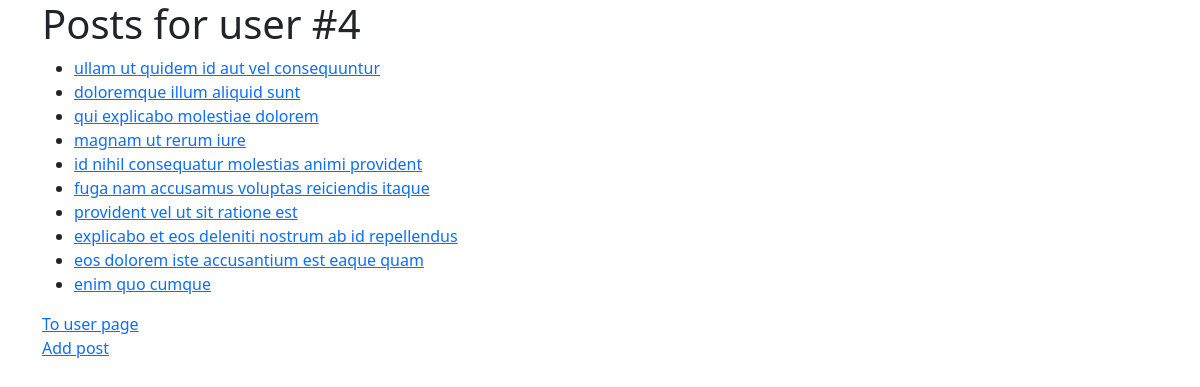
Page /posts/user/4/ on the committed database.
### models/post.py (models this page shows)
class Post(Base, db.Model):
    user_id = Column(Integer, ForeignKey("users.id", ondelete="CASCADE"), nullable=False, unique=False, index=True,)
    title = Column(String(200), nullable=False, default="", server_default="",)
    body = Column(Text, nullable=False, default="", server_default="",)
    user = relationship("User", back_populates="posts")

### views/posts.py (the view)
@posts_app.get("/user/<int:user_id>/", endpoint="user_post_list")
def get_user_post_list(user_id: int):
    posts: list[Post] = Post.query.filter_by(user_id=user_id)
    return render_template("posts/list.html", posts=posts, user_id=user_id)

### templates/posts/list.html (shortened to what this page needs)
{% extends 'base.html' %}
{% block body %}
  {% if user_id %}
    <h1>Posts for user #{{ user_id }}</h1>
  {% else %}
    <h1>Posts:</h1>
  {% endif %}
  {% if posts %}
    <ul>
      {% for post in posts %}
        <li><a
          href="{{ url_for('posts_app.post_details', post_id=post.id) }}"
        >{{ post.title }}</a></li>
      {% endfor %}
    </ul>
  {% else %}
    <h3>No posts yet.</h3>
  {% endif %}
  {% if user_id %}
  <div>
    <a href="{{ url_for('users_app.user_details', user_id=user_id) }}">To user page</a>
  </div>
  <div>
    <a href="{{ url_for('posts_app.add', user_id=user_id) }}">Add post</a>
  </div>
  {% else %}
  <div>
     <a href="/">To main</a>
  </div>
  {% endif %}
{% endblock %}

### rows in the picture
Post: title "ullam ut quidem id aut vel consequuntur"
Post: title "doloremque illum aliquid sunt"
Post: title "qui explicabo molestiae dolorem"
Post: title "magnam ut rerum iure"
Post: title "id nihil consequatur molestias animi provident"
Post: title "fuga nam accusamus voluptas reiciendis itaque"
Post: title "provident vel ut sit ratione est"
Post: title "explicabo et eos deleniti nostrum ab id repellendus"
Post: title "eos dolorem iste accusantium est eaque quam"
Post: title "enim quo cumque"
